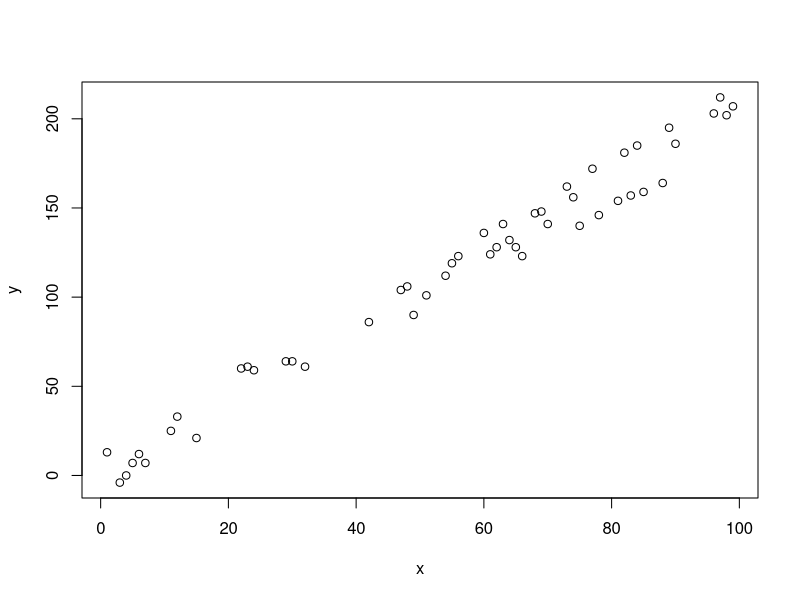
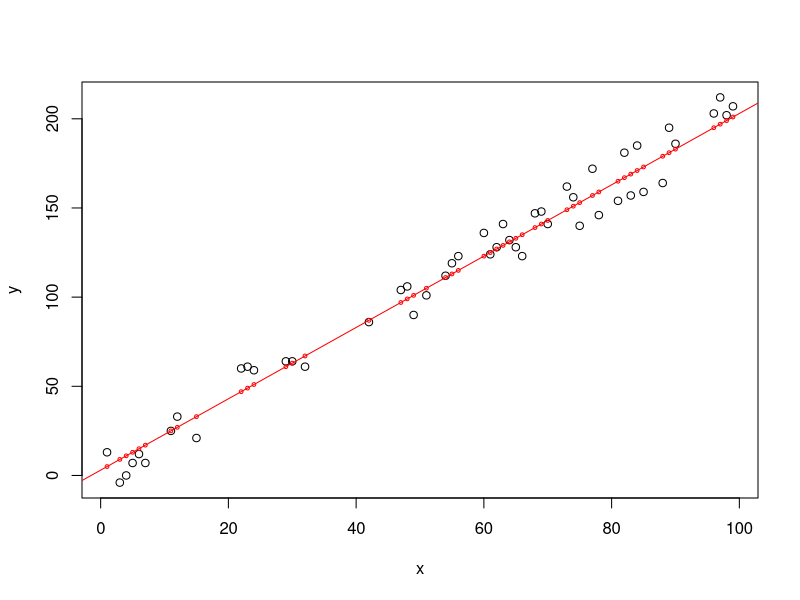
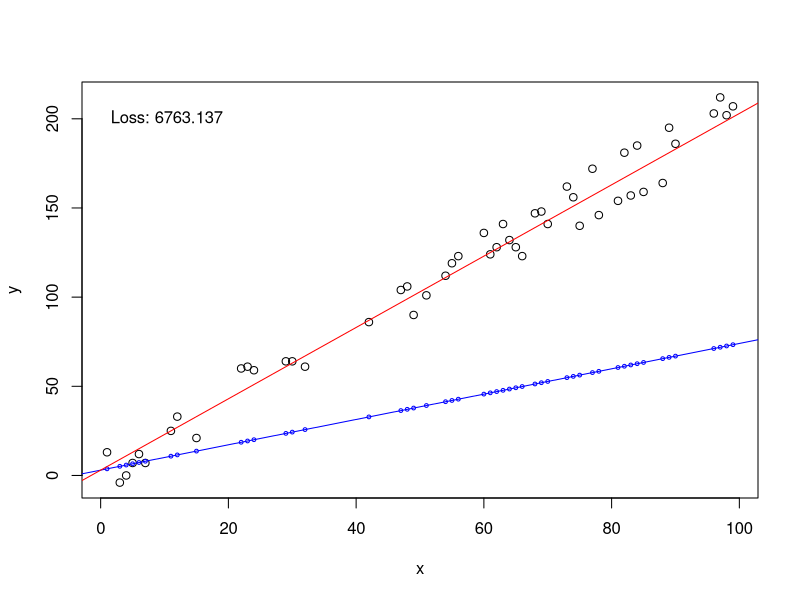
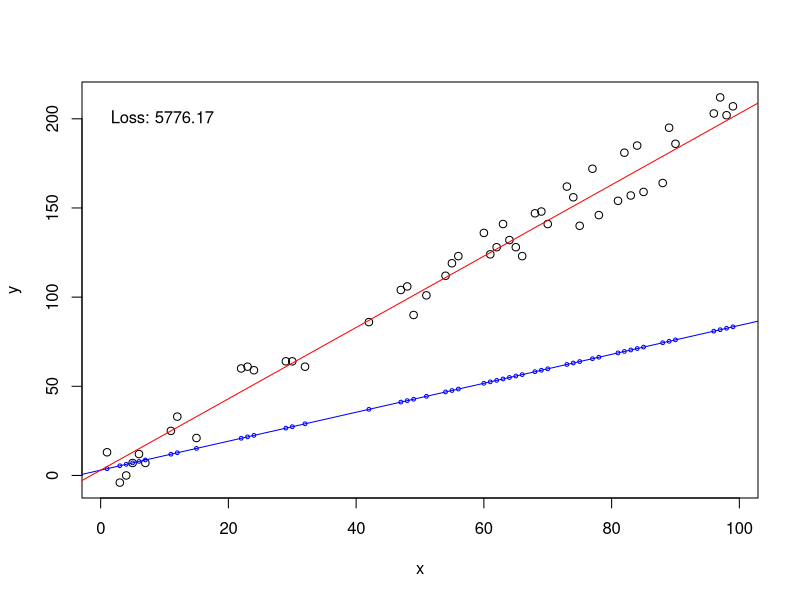
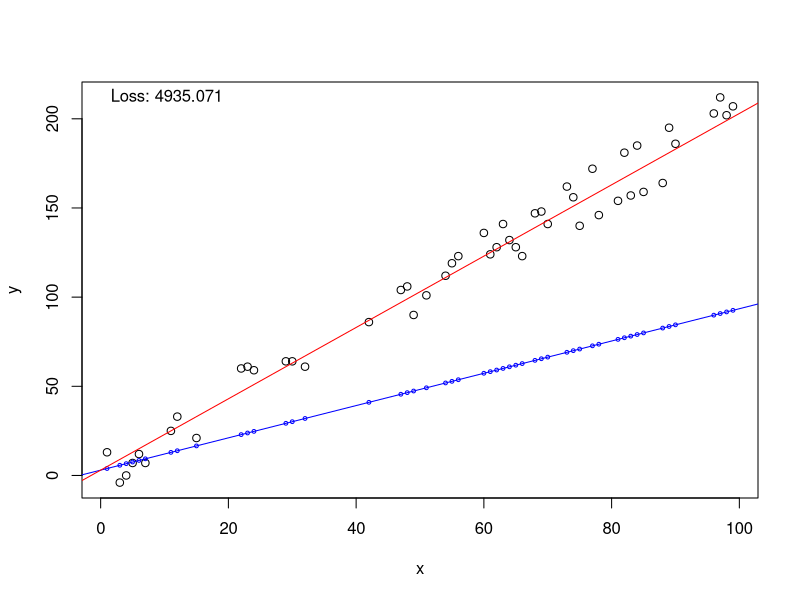
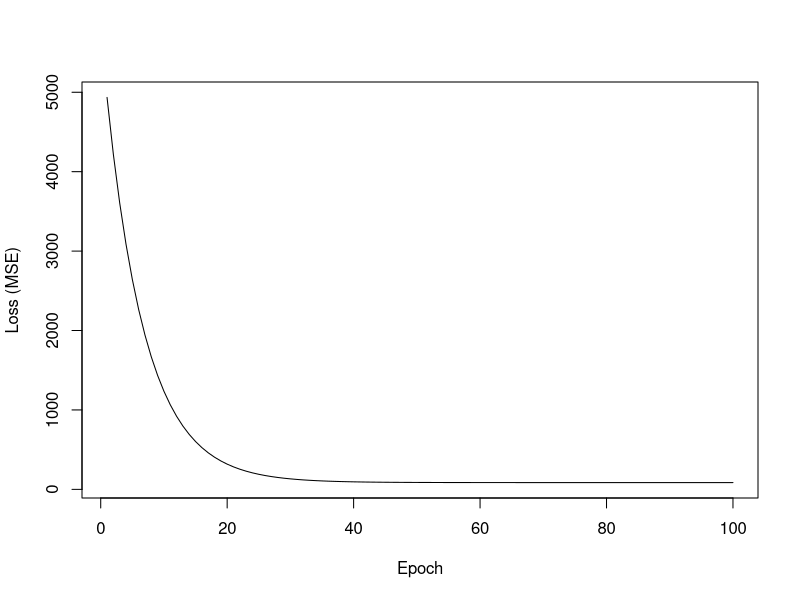
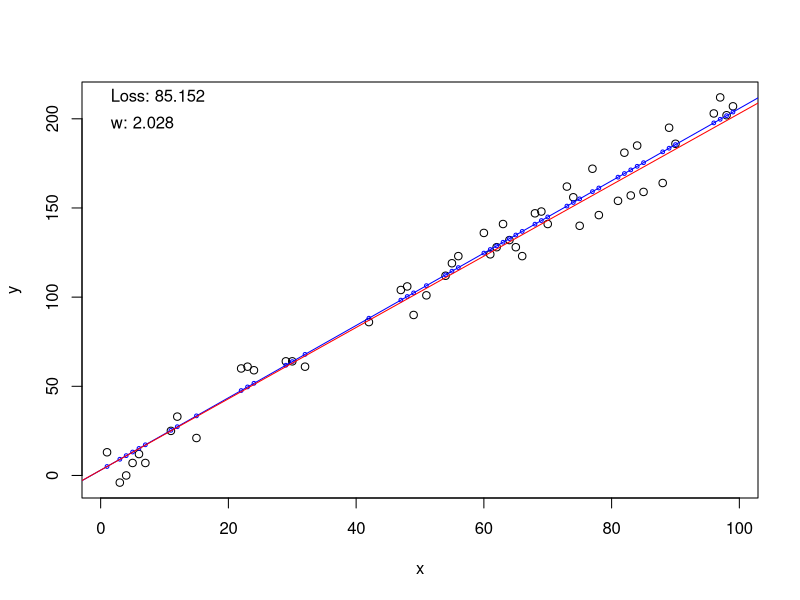
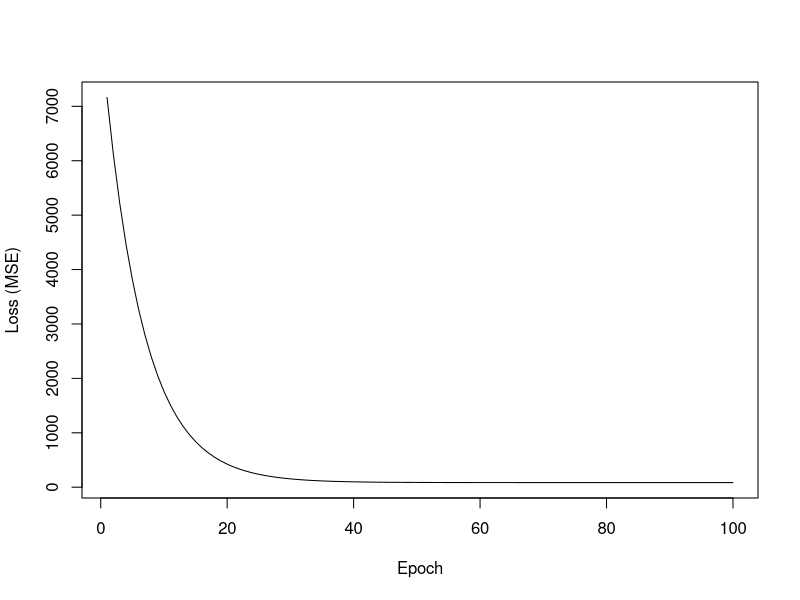

The R source for these figures, in order:
## ---- chunk 1
set.seed(13)
x <- sort(sample(1:100, size = 50))
x
## ---- chunk 2
set.seed(13)
residuals_noise <- sample(-15:15,50,replace = T)
y = (2*x) + 3 + residuals_noise
y
## ---- chunk 3
plot(y~x)
## ---- chunk 4
y_hat <- (2 * x)+3 # making predictions of the ideal model

plot(y ~ x)
points(y_hat ~ x, col = "red", cex = 0.5) # adding predictions for x
abline(a=3,b=2, col = "red") # adding the prediction line of the model
## ---- chunk 5
MSE <- function(y,y_hat) {
  squared_error <- (y - y_hat)**2
  return(mean(squared_error)) 
}

MSE(y, y_hat)
## ---- chunk 6
set.seed(13)
lr <- 0.00001
w <- runif(1)
print(paste("Our initial w:",w))
## ---- chunk 7
y_hat <- (w * x)+3 # our new model

plot(y ~ x)
points(y_hat ~ x, col = "blue", cex = 0.5) # adding predictions for x
abline(a=3,b=w, col = "blue") # the model's predictions line
abline(a=3,b=2, col = "red") # keep the old line as reference

loss <- MSE(y,y_hat)
text(x = 0, y=200,paste("Loss:",round(loss,3)), pos=4)
## ---- chunk 8
dl_dyhat <- -2 * (y - y_hat) # derivative of L with respect to y_hat, for each point
dyhat_dw <- x                # derivative of y_hat with respect to w, for each point

gradient <- mean(dl_dyhat * dyhat_dw) 
gradient
## ---- chunk 9
w <- w - (lr * gradient)
w
## ---- chunk 10
y_hat <- (w * x)+3 # our new model

plot(y ~ x)
points(y_hat ~ x, col = "blue", cex = 0.5) # adding predictions for x
abline(a=3,b=w, col = "blue") # the model's predictions line
abline(a=3,b=2, col = "red") # keep the old line as reference

loss <- MSE(y,y_hat)
text(x = 0, y=200,paste("Loss:",round(loss,3)), pos=4)
## ---- chunk 11
y_hat <- (w * x) + 3

dl_dyhat <- -2 * (y - y_hat)
dyhat_dw <- x
gradient <- mean(dl_dyhat * dyhat_dw)

w <- w - lr * gradient

y_hat <- (w * x) + 3
loss <- MSE(y, y_hat)

plot(y ~ x)
points(y_hat ~ x, col = "blue", cex = 0.5)
abline(a = 3, b = w, col = "blue")     # Our model
abline(a = 3, b = 2, col = "red")      # Ideal model
text(x = 0, y = max(y), paste("Loss:", round(loss, 3)), pos = 4)

## ---- chunk 12
epochs <- 1:100

losses <- c() # this will be useful later
for (epoch in epochs[1:10]) {
  y_hat <- (w * x) + 3

  dl_dyhat <- -2 * (y - y_hat)
  dyhat_dw <- x
  gradient <- mean(dl_dyhat * dyhat_dw)

  w <- w - lr * gradient

  loss <- MSE(y, y_hat)
  losses <- c(losses, loss)
  
  print(paste("Epoch:",epoch,"| Loss:",loss,"| w:",w))
}
## ---- chunk 13
epochs <- 1:100

for (epoch in epochs[11:100]) {
  y_hat <- (w * x) + 3

  dl_dyhat <- -2 * (y - y_hat)
  dyhat_dw <- x
  gradient <- mean(dl_dyhat * dyhat_dw)

  w <- w - lr * gradient

  loss <- MSE(y, y_hat)
  losses <- c(losses, loss)
}
## ---- chunk 14
plot(losses ~ epochs, type="l", ylab = "Loss (MSE)", xlab = "Epoch")
## ---- chunk 15
plot(y ~ x)
points(y_hat ~ x, col = "blue", cex = 0.5)
abline(a = 3, b = w, col = "blue")     # Our model
abline(a = 3, b = 2, col = "red")      # Ideal model
text(x = 0, y = max(y), paste("Loss:", round(loss, 3)), pos = 4)
text(x = 0, y = max(y)-15, paste("w:", round(w, 3)), pos = 4)
## ---- chunk 16
set.seed(13)

# Parameter initialization
w <- runif(1)
b <- runif(1)
lr <- 0.00001

# Para guardar o histórico da perda
losses <- c()
epochs <- 1:100

# Training loop
for (epoch in epochs) {
  # Predictions
  y_hat <- (w * x) + b

  # Gradients
  dl_dyhat <- -2 * (y - y_hat)    # ∂L/∂ŷ
  dyhat_dw <- x                   # ∂ŷ/∂w
  dyhat_db <- 1                   # ∂ŷ/∂b

  gradient_w <- mean(dl_dyhat * dyhat_dw)
  gradient_b <- mean(dl_dyhat * dyhat_db)

  # Parameters update
  w <- w - lr * gradient_w
  b <- b - lr * gradient_b

  # Compute the loss
  loss <- MSE(y, y_hat)
  losses <- c(losses, loss)
}

## ---- chunk 17
plot(losses ~ epochs, type="l", ylab = "Loss (MSE)", xlab = "Epoch")
## ---- chunk 18
plot(y ~ x)
points(y_hat ~ x, col = "blue", cex = 0.5)
abline(a = b, b = w, col = "blue")     # Final model
abline(a = 3, b = 2, col = "red")      # First model
text(x = 0, y = max(y), paste("Loss:", round(loss, 3)), pos = 4)
text(x = 0, y = max(y)-15, paste("w:", round(w, 3)), pos = 4)
text(x = 0, y = max(y)-30, paste("bias:", round(b, 3)), pos = 4)
## ---- chunk 19
library(ggplot2)
library(gganimate)

set.seed(13)
# Initializing parameters
w <- runif(1)
b <- runif(1)
lr <- 0.00001

# Store history
history <- data.frame()

# Training loop
epochs <- 1:100
for (epoch in epochs) {
  y_hat <- w * x + b
  
  # Gradient
  dl_dyhat <- -2 * (y - y_hat)
  gradient_w <- mean(dl_dyhat * x)
  gradient_b <- mean(dl_dyhat)
  
  # Parameter update
  w <- w - lr * gradient_w
  b <- b - lr * gradient_b
  
  # Loss
  loss <- mean((y - y_hat)^2)
  
  # Register it all
  step_df <- data.frame(
    x = x,
    y = y,
    y_hat = y_hat,
    epoch = epoch,
    w = w,
    b = b,
    loss = loss
  )
  
  history <- rbind(history, step_df)
}

max_y <- max(y)

# Animated graph
p <- ggplot(history, aes(x = x, y = y)) +
  geom_point(color = "black", alpha = 0.6) +
  geom_line(aes(y = y_hat), color = "blue", size = 1) +
  geom_line(aes(y = (2*x)+3), color = "red", size = 1) +
  geom_text(aes(
    x = 10,
    y = max_y,
    label = paste0("w = ", round(w, 4),
                   ", b = ", round(b, 4),
                   ", loss = ", round(loss, 1))
  ), hjust = 0.35, vjust = 1, size = 5, color = "black") +
  labs(
    title = 'Epoch: {closest_state}',
    x = 'x', y = 'y'
  ) +
  theme_minimal() +
  transition_states(epoch, transition_length = 1, state_length = 1, wrap = FALSE) +
  ease_aes('linear')

# Render
# anim <- animate(p, fps = 10, nframes = length(epochs), width = 800, height = 400,
#                 renderer = gifski_renderer("animated_gradient.gif"))
